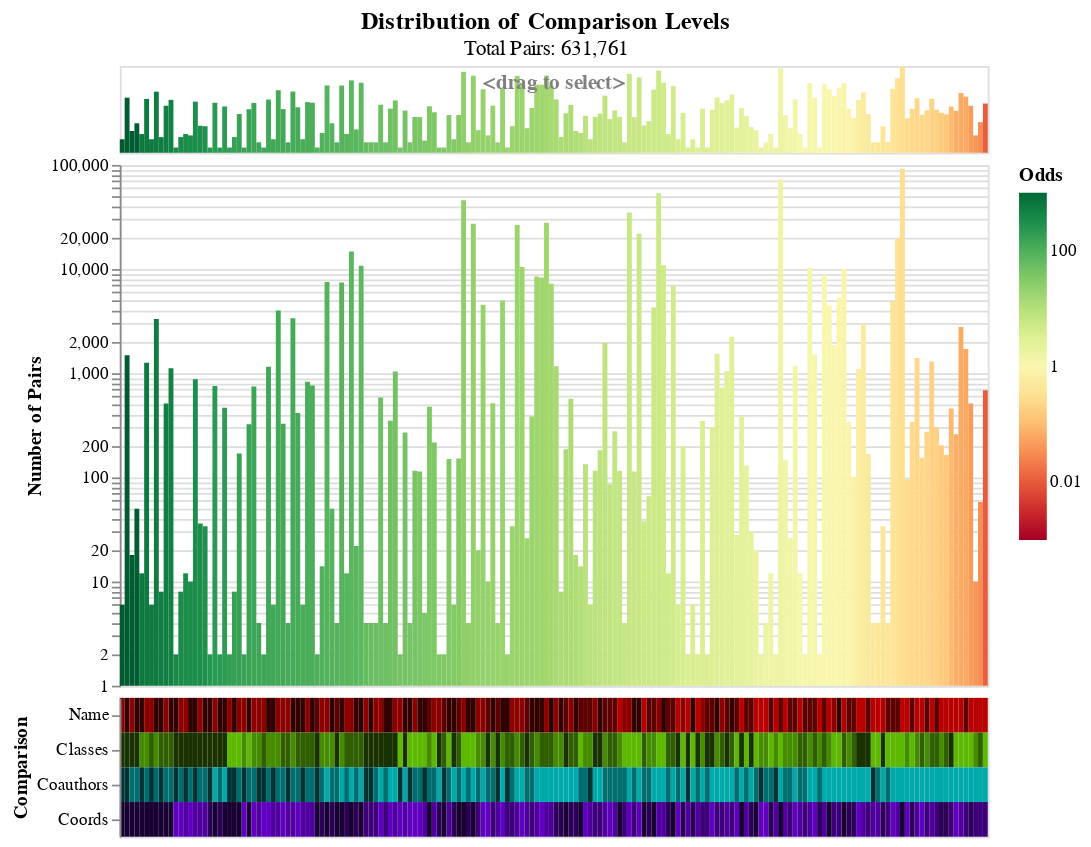

This figure's notebook cell:
### Markdown cell above
We can plot these compared pairs.
We can see which comparison levels are most common,
which occur together,
which lead to matches, and which lead to non-matches.

Unsurprisingly, most records pairs match against the "else" levels.

the exact match levels have the highest odds, and the
else levels have the lowest. The other levels are somewhere in between.

### Code cell
from mismo.compare import plot_compared  # noqa: E402

plot_compared(compared, comparisons=comparisons, weights=weights)

### Figure 1 — Vega-Lite specification as saved in the notebook (floating-point values rounded to 4 significant figures; data arrays with more than 128 entries replaced by an {"elided": "..."} marker saying what was removed)
{"config": {"view": {"continuousWidth": 300, "continuousHeight": 300}}, "vconcat": [{"data": {"name": "data-a3d9f7a828083f74668877cd2f051187"}, "mark": {"type": "rect"}, "encoding": {"color": {"field": "log_odds", "legend": null, "scale": {"domainMax": 3, "domainMid": 0, "domainMin": -3, "scheme": "redyellowgreen"}, "title": "Odds", "type": "quantitative"}, "opacity": {"condition": {"param": "param_10", "value": 1}, "value": 0.8}, "x": {"axis": null, "field": "vector_id", "sort": {"field": "odds", "order": "descending"}, "type": "nominal"}, "y": {"axis": null, "field": "n_pairs", "scale": {"type": "log"}, "title": "Number of Pairs", "type": "quantitative"}}, "height": 50, "name": "view_20", "title": {"text": "<drag to select>", "anchor": "middle", "color": "gray", "dy": 20, "fontSize": 12}, "width": 500}, {"data": {"name": "data-a3d9f7a828083f74668877cd2f051187"}, "mark": {"type": "rect", "stroke": null}, "encoding": {"color": {"field": "log_odds", "legend": {"labelExpr": "pow(10,datum.value)"}, "scale": {"domainMax": 3, "domainMid": 0, "domainMin": -3, "scheme": "redyellowgreen"}, "title": "Odds", "type": "quantitative"}, "opacity": {"condition": {"param": "param_10", "value": 1}, "value": 0.8}, "tooltip": [{"field": "n_pairs", "format": ",", "title": "Number of Pairs", "type": "quantitative"}, {"field": "pct_pairs", "format": "%", "title": "Percent of Pairs", "type": "quantitative"}, {"field": "odds", "format": ",", "title": "Odds", "type": "quantitative"}, {"field": "Name", "type": "nominal"}, {"field": "Classes", "type": "nominal"}, {"field": "Coauthors", "type": "nominal"}, {"field": "Coords", "type": "nominal"}], "x": {"axis": null, "field": "vector_id", "sort": {"field": "odds", "order": "descending"}, "type": "nominal"}, "y": {"field": "n_pairs", "scale": {"type": "log"}, "title": "Number of Pairs", "type": "quantitative"}}, "name": "view_21", "transform": [{"filter": {"param": "param_9"}}], "width": 500}, {"data": {"name": "data-9ef95cbc74b2c40f5f9da7d480ccff20"}, "mark": {"type": "rect"}, "encoding": {"color": {"field": "level_uid", "legend": null, "scale": {"domain": ["Name:exact_name_cleaned", "Name:Share 1 token", "Name:Share 2 or more tokens", "Name:else", "Classes:exact_classes", "Classes:Share 1 class", "Classes:Share 2 or more classes", "Classes:else", "Coauthors:exact_coauthors", "Coauthors:Share one coauthor", "Coauthors:else", "Coords:Coords match", "Coords:Coords within 10km", "Coords:Coords within 100km", "Coords:One or both coord missing", "Coords:else"], "range": ["#330000", "#5f0000", "#8c0000", "#b80000", "#193300", "#2f5f00", "#468c00", "#5cb800", "#003333", "#006e6e", "#00aaaa", "#190033", "#2b0056", "#3d007a", "#4f009e", "#6000c1"]}, "title": "Comparison:Level", "type": "nominal"}, "opacity": {"condition": {"param": "param_10", "value": 1}, "value": 0.8}, "tooltip": [{"field": "level", "type": "nominal"}], "x": {"axis": null, "field": "vector_id", "sort": {"field": "odds", "order": "descending"}, "type": "nominal"}, "y": {"field": "comparison", "sort": ["Name", "Classes", "Coauthors", "Coords"], "title": "Comparison", "type": "nominal"}}, "height": 80, "name": "view_22", "transform": [{"filter": {"param": "param_9"}}], "width": 500}], "params": [{"name": "param_9", "select": {"type": "interval", "encodings": ["x"]}, "views": ["view_20"]}, {"name": "param_10", "select": {"type": "point", "fields": ["vector_id"], "on": "mouseover"}, "views": ["view_20", "view_21", "view_22"]}], "spacing": 0, "title": {"text": "Distribution of Comparison Levels", "anchor": "middle", "fontSize": 14, "subtitle": "Total Pairs: 631,761"}, "$schema": "https://vega.github.io/schema/vega-lite/v5.15.1.json", "datasets": {"data-a3d9f7a828083f74668877cd2f051187": {"elided": "178 records"}, "data-9ef95cbc74b2c40f5f9da7d480ccff20": {"elided": "712 records"}}}
